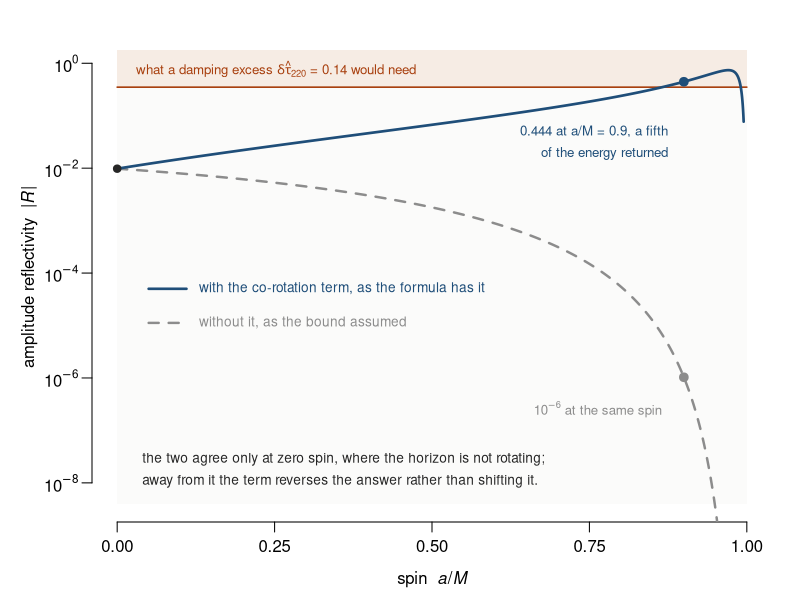
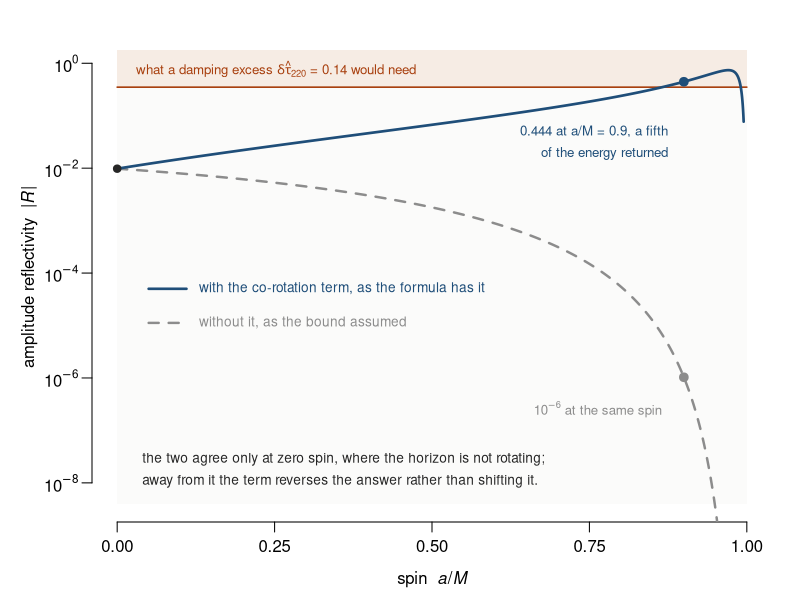

R code for these plots, in order:
#!/usr/bin/env Rscript
# fig_reflectivity_spin.R -- Section 4's correction, drawn.
#
# The generalized Boltzmann reflectivity of the black-mirror horizon carries the co-rotation
# term, |R| = exp(-|omega - m Omega_H| / 2 T_H). Dropping m Omega_H does not shift the answer,
# it reverses it: without the term the reflectivity FALLS with spin to 1e-6 and below; with it
# the reflectivity RISES to nearly a half. Everything here uses the same Berti-Cardoso-Will
# fit for the fundamental l = m = 2 mode that Section 4 uses.
# Arithmetic and assertions: checks/calc/horizon_reflectivity_spin.R

rp   <- function(a) 1 + sqrt(1 - a^2)
OmH  <- function(a) a / (2 * rp(a))
TH   <- function(a) sqrt(1 - a^2) / (4 * pi * rp(a))
Mw   <- function(a) 1.5251 - 1.1568 * (1 - a)^0.1292
Rful <- function(a) exp(-abs(Mw(a) - 2 * OmH(a)) / (2 * TH(a)))
Rnai <- function(a) exp(-abs(Mw(a))              / (2 * TH(a)))

need <- sqrt(1 - 1/1.14)            # |R| that delta-tau-hat_220 = 0.14 asks for
stopifnot(abs(need - 0.3504) < 1e-3, abs(Rful(0.9) - 0.4444) < 1e-3,
          abs(Rnai(0.9) - 1.03e-6) < 1e-7)
cat(sprintf("  |R| needed for the damping excess %.4f; full form at a=0.9 %.4f; naive %.2e\n",
            need, Rful(0.9), Rnai(0.9)))

ink <- "grey15"; c1 <- "#1f4e79"; c2 <- "#8c8c8c"; mark <- "#a8400f"
draw <- function() {
  par(mar = c(3.9, 4.6, 1.6, 1.4), mgp = c(2.5, 0.7, 0), xpd = FALSE)
  a <- seq(0, 0.995, by = 0.0005)
  ylo <- -8.4; yhi <- 0.25
  plot(NA, xlim = c(0, 1), ylim = c(ylo, yhi), axes = FALSE,
       xlab = expression(paste("spin  ", italic(a), "/", italic(M))),
       ylab = expression(paste("amplitude reflectivity  |", italic(R), "|")))
  rect(0, ylo, 1, yhi, col = "#fbfbfa", border = NA)
  axis(1, at = seq(0, 1, 0.25))
  axis(2, at = seq(-8, 0, 2), labels = parse(text = sprintf("10^%d", seq(-8, 0, 2))), las = 1)

  rect(0, log10(need), 1, yhi, col = "#f6ece4", border = NA)
  segments(0, log10(need), 1, log10(need), col = mark, lwd = 1.6)
  text(0.03, log10(need) + 0.35, expression(paste("what a damping excess ", delta, hat(tau)[220],
       " = 0.14 would need")), col = mark, cex = 0.80, adj = 0)

  lines(a, log10(Rnai(a)), col = c2, lwd = 2.4, lty = 2)
  lines(a, log10(Rful(a)), col = c1, lwd = 2.6)

  # Label positions are chosen against computed curve values, not by eye: the naive
  # curve sits above y = -4.2 for every a < 0.795, so the legend block below it is clear.
  segments(0.05, -4.30, 0.11, -4.30, col = c1, lwd = 2.6)
  text(0.13, -4.30, "with the co-rotation term, as the formula has it", col = c1, cex = 0.82, adj = 0)
  segments(0.05, -4.95, 0.11, -4.95, col = c2, lwd = 2.4, lty = 2)
  text(0.13, -4.95, "without it, as the bound assumed", col = c2, cex = 0.82, adj = 0)

  points(0.9, log10(Rful(0.9)), pch = 19, cex = 1.15, col = c1)
  text(0.875, -1.30, "0.444 at a/M = 0.9, a fifth", col = c1, cex = 0.80, adj = 1)
  text(0.875, -1.72, "of the energy returned", col = c1, cex = 0.80, adj = 1)
  points(0.9, log10(Rnai(0.9)), pch = 19, cex = 1.15, col = c2)
  text(0.865, -6.60, expression(paste("10"^-6, " at the same spin")), col = c2, cex = 0.80, adj = 1)
  points(0, log10(Rful(0)), pch = 19, cex = 1.0, col = ink)
  text(0.04, -7.55, "the two agree only at zero spin, where the horizon is not rotating;",
       col = ink, cex = 0.82, adj = 0)
  text(0.04, -7.97, "away from it the term reverses the answer rather than shifting it.",
       col = ink, cex = 0.82, adj = 0)
}
for (f in c("paper/fig_companion_reflectivity.pdf", "paper/fig_companion_reflectivity.png")) {
  if (grepl("pdf$", f)) pdf(f, width = 7.6, height = 4.4) else png(f, width = 1180, height = 690, res = 150)
  draw(); invisible(dev.off()); cat("  wrote", f, "\n")
}
